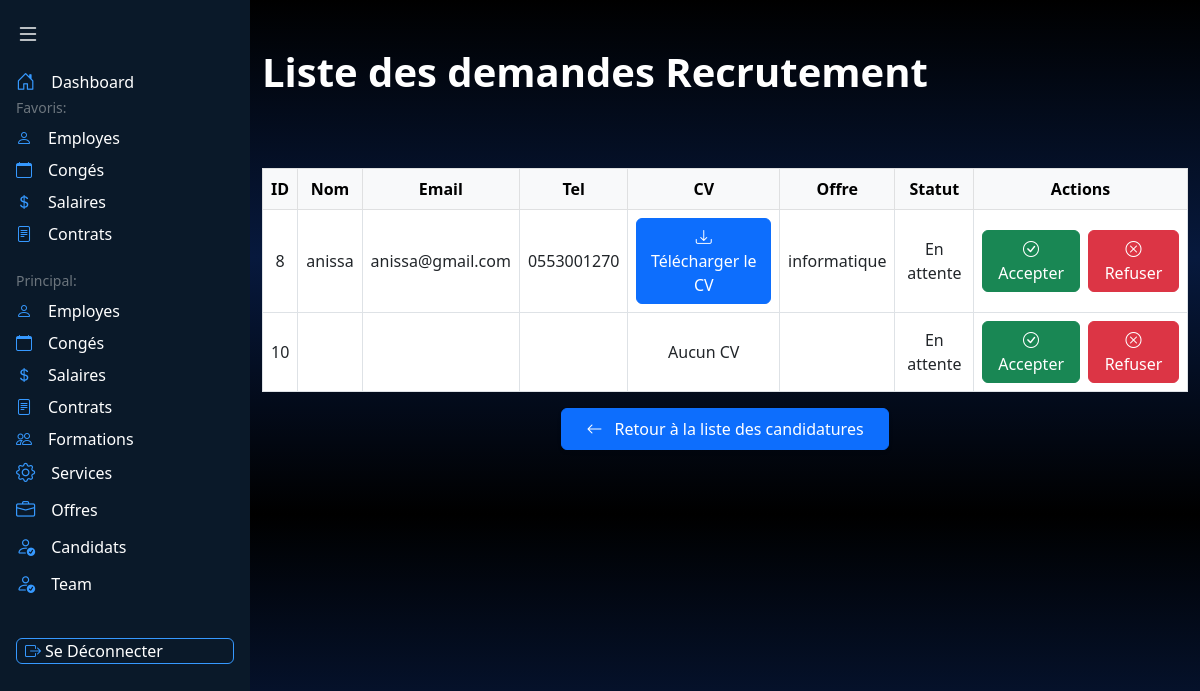
The app's page /liste_demandes_recrutement/ with its own data.
### appRH/models.py (models this page shows, shortened)
class Candidat(models.Model):
    STATUTS_DEMANDE = [
        ('En attente', 'En attente'),
        ('Accepter', 'Accepté'),
        ('Refuser', 'Resusé'),
    ]
    user = models.OneToOneField(User, on_delete=models.CASCADE, null=True, blank=True)
    nomC = models.CharField(max_length=50)
    emailC = models.EmailField()
    telC = models.CharField(max_length=10)
    cv_path = models.FileField(upload_to="cvs/")
    offre = models.ForeignKey(OffreEmploi, on_delete=models.CASCADE, null=True, blank=True )
    statut = models.CharField(max_length=20, choices=STATUTS_DEMANDE, default='En attente')

class OffreEmploi(models.Model):
    poste = models.CharField(max_length=50)
    description = models.TextField()
    date_publication = models.DateField(auto_now_add=True)
    service = models.ForeignKey(Service, on_delete=models.CASCADE)

### appRH/views.py (the view)
# urls.py: path('liste_demandes_recrutement/', views.liste_demandes_recrutement, name='liste_demandes_recrutement'),
def liste_demandes_recrutement(request):
    candidature = Candidat.objects.select_related('offre').filter(statut="En attente")
    return render(request, "listedemandesrecrutement.html", {"candidature": candidature})

### appRH/templates/listedemandesrecrutement.html (shortened to what this page needs)
<!DOCTYPE html>
    <html lang="fr">
        {% load static %}
    <head>
        <link href="https://cdn.jsdelivr.net/npm/bootstrap@5.3.0/dist/css/bootstrap.min.css" rel="stylesheet">
        <link rel="stylesheet" href="https://cdn.jsdelivr.net/npm/bootstrap-icons@1.11.1/font/bootstrap-icons.css">
        <link rel="stylesheet" href="https://cdn.jsdelivr.net/npm/bootstrap-icons/font/bootstrap-icons.css">
    </head>
    <body style="background: linear-gradient(to bottom, black 0%, rgb(7, 25, 61) 50%, black 100%);">
        <nav id="sidebar" class="min-vh-100 position-fixed" style="background-color: #0A1929; width: 250px; transition: all 0.3s ease; z-index: 1000;">
            <button class="btn border-0 p-3 w-100 text-start" id="toggleSidebar">
                <i class="bi bi-list text-white fs-4"></i>
            </button>
            <div class="px-3">
                <div class="mb-4">
                        <a href="{% url 'dashboardAgent' %}" class="nav-link text-white p-0 d-flex align-items-center">
                            <i class="bi bi-house-door" style="color: #3699FF; font-size: 1.2rem;"></i>
                            <span class="ms-3 menu-text">Dashboard</span>
                        </a>
                    <div class="text-secondary small fw-medium mb-2 section-label">Favoris:</div>
                    <ul class="nav flex-column gap-2">
                        <li class="nav-item">
                            <a href="{% url 'liste_employes' %}" class="nav-link text-white p-0 d-flex align-items-center">
                                <i class="bi bi-person" style="color: #3699FF;"></i>
                                <span class="ms-3 menu-text">Employes</span>
                            </a>
                        </li>
                        <li class="nav-item">
                            <a href="{% url 'liste_conges' %}" class="nav-link text-white p-0 d-flex align-items-center">
                                <i class="bi bi-calendar" style="color: #3699FF;"></i>
                                <span class="ms-3 menu-text">Congés</span>
                            </a>
                        </li>
                        <li class="nav-item">
                            <a href="{% url 'liste_salaires' %}" class="nav-link text-white p-0 d-flex align-items-center">
                                <i class="bi bi-currency-dollar" style="color: #3699FF;"></i>
                                <span class="ms-3 menu-text">Salaires</span>
                            </a>
                        </li>
                        <li class="nav-item">
                            <a href="{% url 'liste_contrats' %}" class="nav-link text-white p-0 d-flex align-items-center">
                                <i class="bi bi-file-text" style="color: #3699FF;"></i>
                                <span class="ms-3 menu-text">Contrats</span>
                            </a>
                        </li>
                    </ul>
                </div>
                <div>
                    <div class="text-secondary small fw-medium mb-2 section-label">Principal:</div>
                    <ul class="nav flex-column gap-2">
                        <li class="nav-item">
                            <a href="{% url 'liste_employes' %}" class="nav-link text-white p-0 d-flex align-items-center">
                                <i class="bi bi-person" style="color: #3699FF;"></i>
                                <span class="ms-3 menu-text">Employes</span>
                            </a>
                        </li>
                        <li class="nav-item">
                            <a href="{% url 'liste_conges' %}" class="nav-link text-white p-0 d-flex align-items-center">
                                <i class="bi bi-calendar" style="color: #3699FF;"></i>
                                <span class="ms-3 menu-text">Congés</span>
                            </a>
                        </li>
                        <li class="nav-item">
                            <a href="{% url 'liste_salaires' %}" class="nav-link text-white p-0 d-flex align-items-center">
                                <i class="bi bi-currency-dollar" style="color: #3699FF;"></i>
                                <span class="ms-3 menu-text">Salaires</span>
                            </a>
                        </li>
                        <li class="nav-item">
                            <a href="{% url 'liste_contrats' %}" class="nav-link text-white p-0 d-flex align-items-center">
                                <i class="bi bi-file-text" style="color: #3699FF;"></i>
                                <span class="ms-3 menu-text">Contrats</span>
                            </a>
                        </li>
                        <li class="nav-item">
                            <a href="{% url 'liste_formations' %}" class="nav-link text-white p-0 d-flex align-items-center">
                                <i class="bi bi-people" style="color: #3699FF;"></i>
                                <span class="ms-3 menu-text">Formations</span>
                            </a>
                        </li>
                        <li>
                        <a href="{% url 'liste_services' %}" class="nav-link text-white p-0 d-flex align-items-center">
                            <i class="bi bi-gear" style="color: #3699FF; font-size: 1.2rem;"></i>
                            <span class="ms-3 menu-text">Services</span>
                        </a>
                    </li>
                    <li>
                    <a href="{% url 'liste_offre' %}" class="nav-link text-white p-0 d-flex align-items-center">
                        <i class="bi bi-briefcase" style="color: #3699FF; font-size: 1.2rem;"></i>
                        <span class="ms-3 menu-text">Offres</span>
                    </a>
                </li>
            <li>
                <a href="{% url 'liste_candidature' %}" class="nav-link text-white p-0 d-flex align-items-center">
                    <i class="bi bi-person-check" style="color: #3699FF; font-size: 1.2rem;"></i>
                    <span class="ms-3 menu-text">Candidats</span>
                </a>
            </li>
            <li>
                <a href="{% url 'team_list' %}" class="nav-link text-white p-0 d-flex align-items-center">
                    <i class="bi bi-person-check" style="color: #3699FF; font-size: 1.2rem;"></i>
                    <span class="ms-3 menu-text">Team</span>
                </a>
            </li>
         <br>
                        <li class="nav-item">
                      <form method="POST" action="{% url 'logout' %}">
                    <button
        class="nav-link text-white p-0 d-flex align-items-center gap-1 px-2 py-1 rounded w-100"
        style="background-color: #0A1929; border: 1px solid #3699FF; font-size: 1rem; line-height: 1;"
    >
        <i class="bi bi-box-arrow-right" style="color: #3699FF; font-size: 1rem;"></i>
        <span class="menu-text" style="margin-left: 0;">Se Déconnecter</span>
    </button>
                     </form>
                    </li>
                     </ul>
                    </div>
                </div>
    </nav>
<div class="flex-grow-1" style="margin-left: 250px; transition: margin-left 0.3s ease;">
<div>
    <div class="container py-5">
        <div class="d-flex justify-content-between align-items-center mb-4" style="color:rgb(255, 255, 255);">
        <h1 class="text-center fw-bold mb-4">Liste des demandes Recrutement</h1>
        </div>
        <br>
        <div class="table-responsive">
            <table class="table table-bordered table-hover">
                <thead class="table-light text-center">
                <tr>
                    <th>ID</th>
                    <th>Nom</th>
                    <th>Email</th>
                    <th>Tel</th>
                    <th>CV</th>
                    <th>Offre</th>
                    <th>Statut</th>
                    <th>Actions</th>
                </tr>
            </thead>
            <tbody class="text-center align-middle">
                {% for candidature in candidature %}
                <tr>
                    <td>{{ candidature.id }}</td>
                    <td>{{ candidature.nomC }}</td>
                    <td>{{ candidature.emailC }}</td>
                    <td>{{ candidature.telC }}</td>
                    <td>{% if candidature.cv_path %}
                        <a href="{{ candidature.cv_path.url }}" download class="btn btn-primary">
                            <i class="bi bi-download"></i> Télécharger le CV
                        </a>
                    {% else %}
                        Aucun CV
                    {% endif %}</td>
                    <td>{{ candidature.offre.poste }}</td>
                    <td>{{ candidature.statut }}</td>
                    <td>
                        <div class="d-flex gap-2">
                            <a href="{% url 'traiter_demande_recrutement' candidature.id 'accepter' %}" class="btn btn-success">
                                <i class="bi bi-check-circle"></i> Accepter
                            </a>
                            <a href="{% url 'traiter_demande_recrutement' candidature.id 'refuser' %}" class="btn btn-danger">
                                <i class="bi bi-x-circle"></i> Refuser
                            </a>
                        </div>
                    </td>
                </tr>
                {% endfor %}
            </tbody>
        </table>
        <div class="mb-3 text-center">
            <a href="{% url 'liste_candidature' %}" class="btn btn-primary shadow-sm px-4 py-2">
                <i class="bi bi-arrow-left me-2"></i> Retour à la liste des candidatures
            </a>
        </div>
    </div>
</body>
</html>

### records on screen
Candidat: id "8", nomC "anissa", emailC "anissa@gmail.com", telC "0553001270", offre.poste "informatique", statut "En attente"
Candidat: id "10", cv_path "Aucun CV", statut "En attente"
